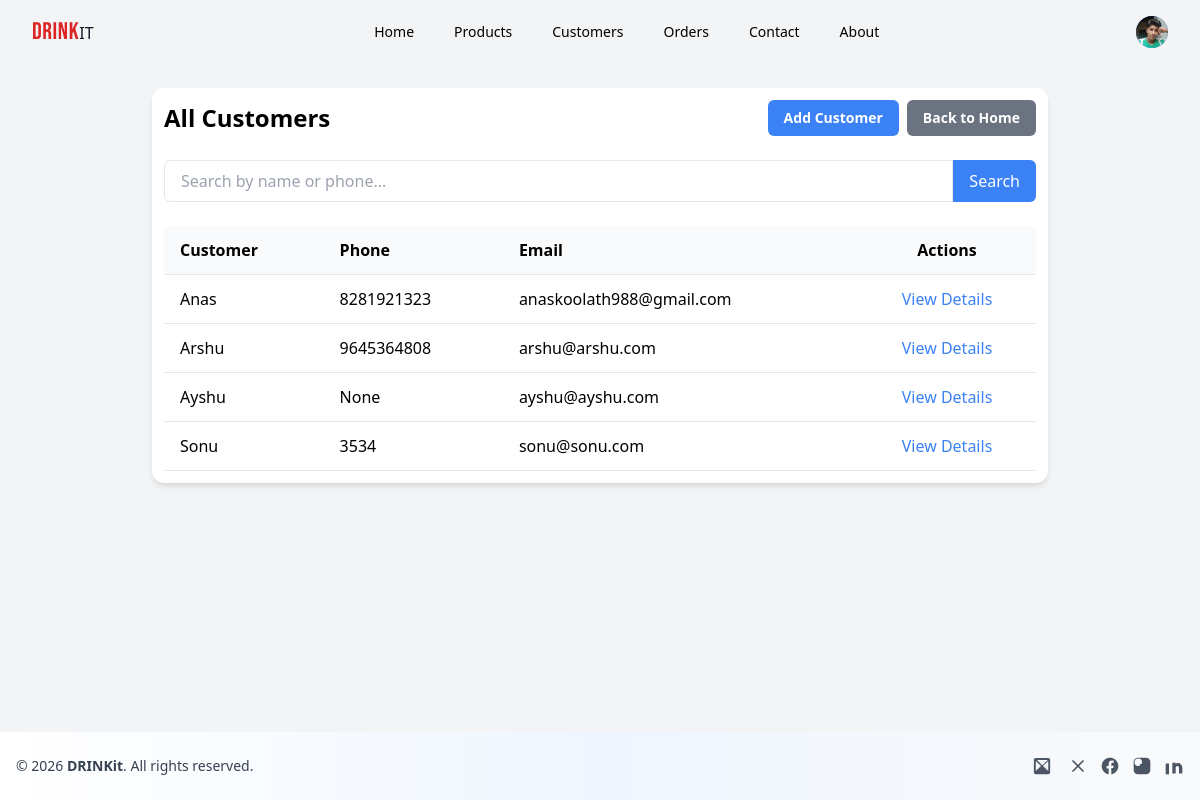
Page /all_customers/ (signed in) on the committed database.
### demo/models.py (models this page shows, shortened)
class customer(models.Model):
    user = models.OneToOneField(User, null=True, blank=True, on_delete=models.CASCADE)
    profile_pic = models.ImageField(default="profile.jpg", null=True, blank=True)
    name = models.CharField(max_length=200, null=True)
    phone = models.CharField(max_length=200, null=True)
    email = models.EmailField(max_length=200, null=True)
    date_created = models.DateTimeField(auto_now_add=True, null=True)

### demo/decorators.py (the view)
        def wrapper_func(request, *args, **kwargs):
            group=None
            if request.user.groups.exists():
                group=request.user.groups.all()[0].name
            if group in allowed_roles or request.user.is_staff:
                return view_func(request, *args, **kwargs)
            else:
                return HttpResponse('You are not authorized to view this page')

### demo/views.py (called while the page is built)
@login_required(login_url='login')
@allowed_users(allowed_roles=['admin'])
def all_customers(request):
    query = request.GET.get('q')
    if query:
        customers = models.customer.objects.filter(
            Q(name__icontains=query) | Q(phone__icontains=query)
        ).order_by('name')
    else:
        customers = models.customer.objects.all().order_by('name')
    context = {'customers': customers, 'query': query}
    return render(request, 'demo/all_customers.html', context)

### demo/templates/demo/all_customers.html (shortened to what this page needs)
<!DOCTYPE html>
<html lang="en">
<head>
    <script src="https://cdn.tailwindcss.com"></script>
</head>
<body class="bg-gray-100 animate-fade-in-up flex flex-col min-h-screen">
    {% include 'demo/navbar.html' %}
    <div class="p-4 md:p-6 flex-grow">
    <div class="max-w-4xl mx-auto bg-white p-3 rounded-xl shadow-md">
        <div class="flex justify-between items-center mb-6">
            <h1 class="text-2xl font-bold">All Customers</h1>
            <div class="flex items-center gap-2">
                <a href="{% url 'create_customer' %}?next={{ request.path }}" class="bg-blue-500 text-white px-4 py-2 rounded-md hover:bg-blue-600 text-sm font-semibold">Add Customer</a>
                <a href="{% url 'home' %}" class="bg-gray-500 text-white px-4 py-2 rounded-md hover:bg-gray-600 text-sm font-semibold">Back to Home</a>
            </div>
        </div>
        <form method="GET" action="{% url 'all_customers' %}" class="mb-6">
            <div class="flex">
                <input type="text" name="q" value="{{ query|default:'' }}" placeholder="Search by name or phone..." class="w-full px-4 py-2 border rounded-l-md focus:outline-none focus:ring-2 focus:ring-blue-500">
                <button type="submit" class="bg-blue-500 text-white px-4 py-2 rounded-r-md hover:bg-blue-600">Search</button>
            </div>
        </form>
        <div class="overflow-x-auto">
            <table class="w-full text-left">
                <thead>
                    <tr class="border-b bg-gray-50">
                        <th class="py-3 px-4">Customer</th>
                        <th class="py-3 px-4">Phone</th>
                        <th class="py-3 px-4">Email</th>
                        <th class="py-3 px-4 text-center">Actions</th>
                    </tr>
                </thead>
                <tbody>
                    {% for customer in customers %}
                    <tr class="border-b hover:bg-gray-50">
                        <td class="py-3 px-4">{{ customer.name }}</td>
                        <td class="py-3 px-4">{{ customer.phone }}</td>
                        <td class="py-3 px-4">{{ customer.email }}</td>
                        <td class="py-3 px-4 text-center"><a href="{% url 'customer' customer.id %}" class="text-blue-500 hover:underline">View Details</a></td>
                    </tr>
                    {% empty %}
                    <tr>
                        <td colspan="4" class="py-6 text-center text-gray-500">No customers found.</td>
                    </tr>
                    {% endfor %}
                </tbody>
            </table>
        </div>
    </div>
    </div>
    {% include 'demo/footer.html' %}
</body>
</html>

### demo/templates/demo/navbar.html (shortened to what this page needs)
{% load static %}
<script src="https://cdn.tailwindcss.com"></script>
<nav class="bg-transparent text-black ">
    <div class="max-w-7xl mx-auto px-4 sm:px-6 lg:px-8">
        <div class="flex items-center justify-between h-16">
            <div class="flex-shrink-0 flex items-center">
                {% if request.user.is_superuser %}
                 <a href="{% url 'home' %}" class=" hover:text-red-300 hover:scale-105 transition">
                    <div><span class="text-2xl font-['Bebas_Neue'] tracking-wide text-red-600 mb-5 animate-fade-in-up ">DRINK</span><span class="text-gray-900">IT</span></div></a>
                {% else %}
                 <a href="{% url 'user_home' %}" class=" hover:text-red-300 hover:scale-105 transition">
                    <div><span class="text-2xl font-['Bebas_Neue'] tracking-wide text-red-600 mb-5 animate-fade-in-up ">DRINK</span><span class="text-gray-900">IT</span></div></a>
                {% endif %}
            </div>
            <div class="hidden md:block">
                {% if request.user.is_superuser %}
                  <div class="ml-10 flex items-baseline space-x-4">
                    <a href="{% url 'home' %}" class="px-3 py-2 rounded-md text-sm font-medium text-black hover:scale-105 transition">Home</a>
                    <a href="{% url 'products' %}" class="px-3 py-2 rounded-md text-sm font-medium text-black hover:scale-105 transition">Products</a>
                    <a href="{% url 'all_customers' %}" class="px-3 py-2 rounded-md text-sm font-medium text-black hover:scale-105 transition">Customers</a>
                    <a href="{% url 'all_orders' %}" class="px-3 py-2 rounded-md text-sm font-medium text-black hover:scale-105 transition">Orders</a>
                    <a href="#footer" class="px-3 py-2 rounded-md text-sm font-medium text-black hover:scale-105 transition">Contact</a>
                    <a href="{% url 'about' %}" class="px-3 py-2 rounded-md text-sm font-medium text-black hover:scale-105 transition">About</a>
                  </div>
                {% endif %}
            </div>
            <div class="flex items-center">
                <div class="hidden md:block ml-4">
                    {% if request.user.is_authenticated %}
                    <div class="relative">
                        <button onclick="document.getElementById('user-menu-dropdown').classList.toggle('hidden')" class="flex items-center max-w-xs bg-transparent rounded-full focus:outline-none focus:ring-2 focus:ring-offset-2 focus:ring-offset-transparent focus:ring-gray-300">
                            <div class="h-8 w-8 rounded-full bg-blue-600 flex items-center justify-center text-white font-bold overflow-hidden">
                                {% if request.user.customer and request.user.customer.profile_pic %}
                                    <img class="h-full w-full object-cover" src="{{ request.user.customer.profile_pic.url }}" alt="Profile">
                                {% else %}
                                    {{ request.user.username|slice:":1"|upper }}
                                {% endif %}
                            </div>
                        </button>
                    </div>
                    {% else %}
                    <a href="{% url 'login' %}" class="bg-blue-500 text-white px-4 py-2 rounded-md hover:bg-blue-600 text-sm font-semibold">Login</a>
                    {% endif %}
                </div>
            </div>
        </div>
    </div>
</nav>

### rows in the picture
customer: name "Anas", phone "8281921323", email "anaskoolath988@gmail.com"
customer: name "Arshu", phone "9645364808", email "arshu@arshu.com"
customer: name "Ayshu", phone "None", email "ayshu@ayshu.com"
customer: name "Sonu", phone "3534", email "sonu@sonu.com"
